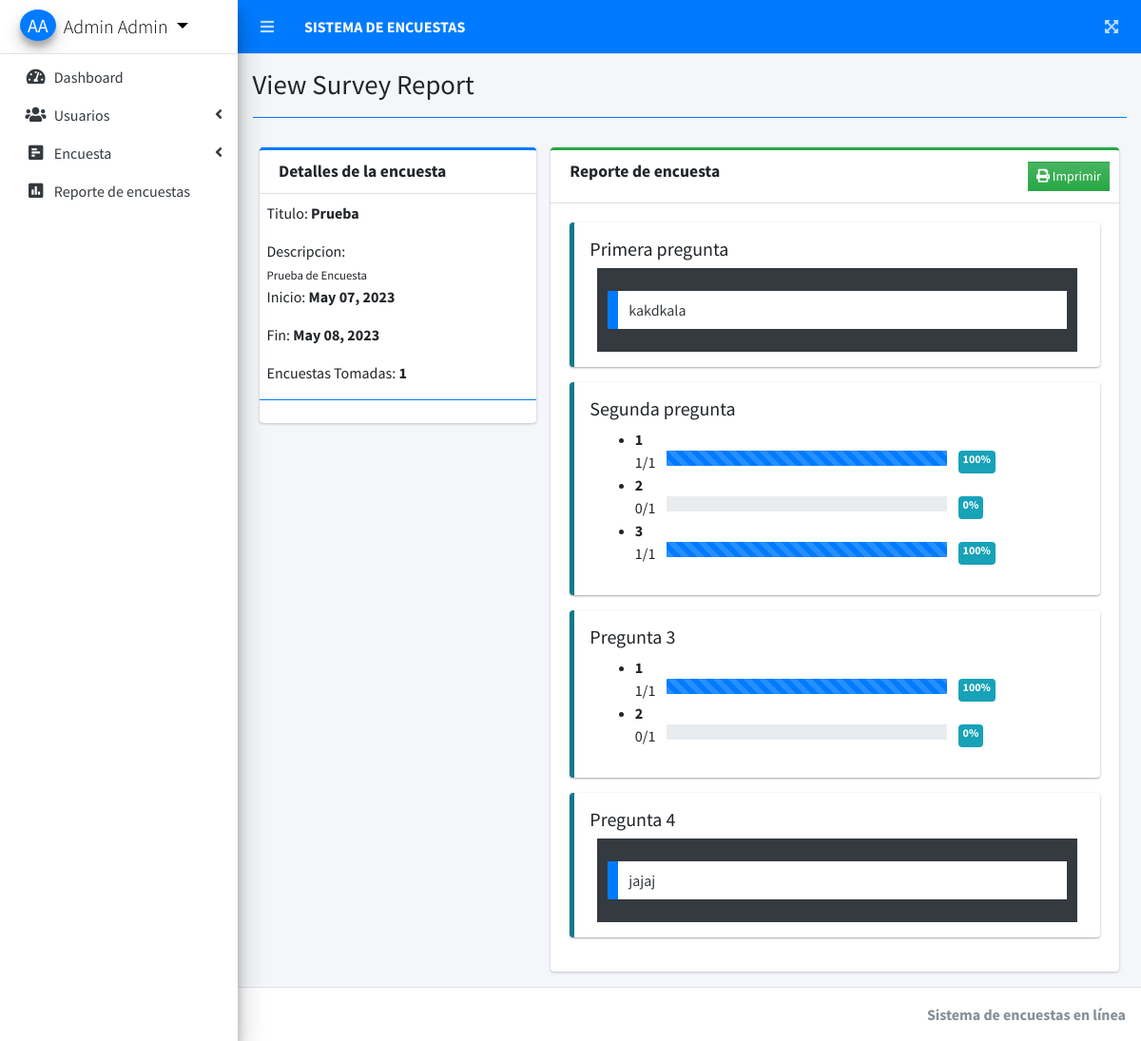
Page /index.php?page=view_survey_report&id=6 (signed in) on the committed database.
### tables this page shows
CREATE TABLE `questions` (
  `id` int(30) NOT NULL,
  `question` text NOT NULL,
  `frm_option` text NOT NULL,
  `type` varchar(50) NOT NULL,
  `order_by` int(11) NOT NULL,
  `survey_id` int(30) NOT NULL,
  `date_created` datetime NOT NULL DEFAULT current_timestamp()
);

### view_survey_report.php (the view, shortened to what this page needs)
<?php include 'db_connect.php' ?>
<?php
$qry = $conn->query("SELECT * FROM survey_set where id = ".$_GET['id'])->fetch_array();
foreach($qry as $k => $v){
	if($k == 'title')
		$k = 'stitle';
}
$taken = $conn->query("SELECT distinct(user_id) from answers where survey_id ={$id}")->num_rows;
$answers = $conn->query("SELECT a.*,q.type from answers a inner join questions q on q.id = a.question_id where a.survey_id ={$id}");
$ans = array();
while($row=$answers->fetch_assoc()){
	if($row['type'] == 'radio_opt'){
		$ans[$row['question_id']][$row['answer']][] = 1;
	}
	if($row['type'] == 'check_opt'){
		foreach(explode(",", str_replace(array("[","]"), '', $row['answer'])) as $v){
		$ans[$row['question_id']][$v][] = 1;
		}
	}
	if($row['type'] == 'textfield_s'){
		$ans[$row['question_id']][] = $row['answer'];
	}
}
?>
<div class="col-lg-12">
	<div class="row">
		<div class="col-md-4">
			<div class="card card-outline card-primary">
				<div class="card-header">
					<h3 class="card-title"><b>Detalles de la encuesta</b></h3>
				</div>
				<div class="card-body p-0 py-2">
					<div class="container-fluid">
						<p>Titulo: <b><?php echo $stitle ?></b></p>
						<p class="mb-0">Descripcion:</p>
						<small><?php echo $description; ?></small>
						<p>Inicio: <b><?php echo date("M d, Y",strtotime($start_date)) ?></b></p>
						<p>Fin: <b><?php echo date("M d, Y",strtotime($end_date)) ?></b></p>
						<p>Encuestas Tomadas: <b><?php echo number_format($taken) ?></b></p>
					</div>
					<hr class="border-primary">
				</div>
			</div>
		</div>
		<div class="col-md-8">
			<div class="card card-outline card-success">
				<div class="card-header">
					<h3 class="card-title"><b>Reporte de encuesta</b></h3>
					<div class="card-tools">
						<button class="btn btn-flat btn-sm bg-gradient-success" type="button" id="print"><i class="fa fa-print"></i> Imprimir</button>
					</div>
				</div>
				<div class="card-body ui-sortable">
					<?php
					$question = $conn->query("SELECT * FROM questions where survey_id = $id order by abs(order_by) asc,abs(id) asc");
					while($row=$question->fetch_assoc()):
					?>
					<div class="callout callout-info">
						<h5><?php echo $row['question'] ?></h5>
						<div class="col-md-12">
							<?php if($row['type'] != 'textfield_s'):?>
								<ul>
							<?php foreach(json_decode($row['frm_option']) as $k => $v):
								$prog = ((isset($ans[$row['id']][$k]) ? count($ans[$row['id']][$k]) : 0) / $taken) * 100;
								$prog = round($prog,2);
								?>
								<li>
									<div class="d-block w-100">
										<b><?php echo $v ?></b>
									</div>
									<div class="d-flex w-100">
									<span class=""><?php echo isset($ans[$row['id']][$k]) ? count($ans[$row['id']][$k]) : 0 ?>/<?php echo $taken ?></span>
									<div class="mx-1 col-sm-8"">
									<div class="progress w-100" >
					                  <div class="progress-bar bg-primary progress-bar-striped" role="progressbar" aria-valuenow="40" aria-valuemin="0" aria-valuemax="100" style="width: <?php echo $prog ?>%">
					                  </div>
					                </div>
					                </div>
					                <span class="badge badge-info"><?php echo $prog ?>%</span>
									</div>
								</li>
								<?php endforeach; ?>
								</ul>
						<?php else: ?>
							<div class="d-block tfield-area w-100 bg-dark">
								<?php if(isset($ans[$row['id']])): ?>
								<?php foreach($ans[$row['id']] as $val): ?>
								<blockquote class="text-dark"><?php echo $val ?></blockquote>
								<?php endforeach; ?>
								<?php endif; ?>
							</div>
						<?php endif; ?>
						</div>
					</div>
					<?php endwhile; ?>
				</div>
			</div>
		</div>
	</div>
</div>

### view_survey_report.php (style rules this page uses)
.tfield-area { max-height: 30vh; overflow: auto; }

### rows in the picture
questions: question "Primera pregunta", id "kakdkala"
questions: question "Segunda pregunta", frm_option "1", id "1", id "100", frm_option "2", id "0", frm_option "3"
questions: question "Pregunta 3", frm_option "1", id "1", id "100", frm_option "2", id "0"
questions: question "Pregunta 4", id "jajaj"

### other values in the picture
$_SESSION['login_firstname'].' '.$_SESSION['login_lastname'] "Admin Admin"
$title "View Survey Report"
$stitle "Prueba"
$description "Prueba de Encuesta"
date("M d, Y",strtotime($start_date)) "May 07, 2023"
date("M d, Y",strtotime($end_date)) "May 08, 2023"
$taken "1"
